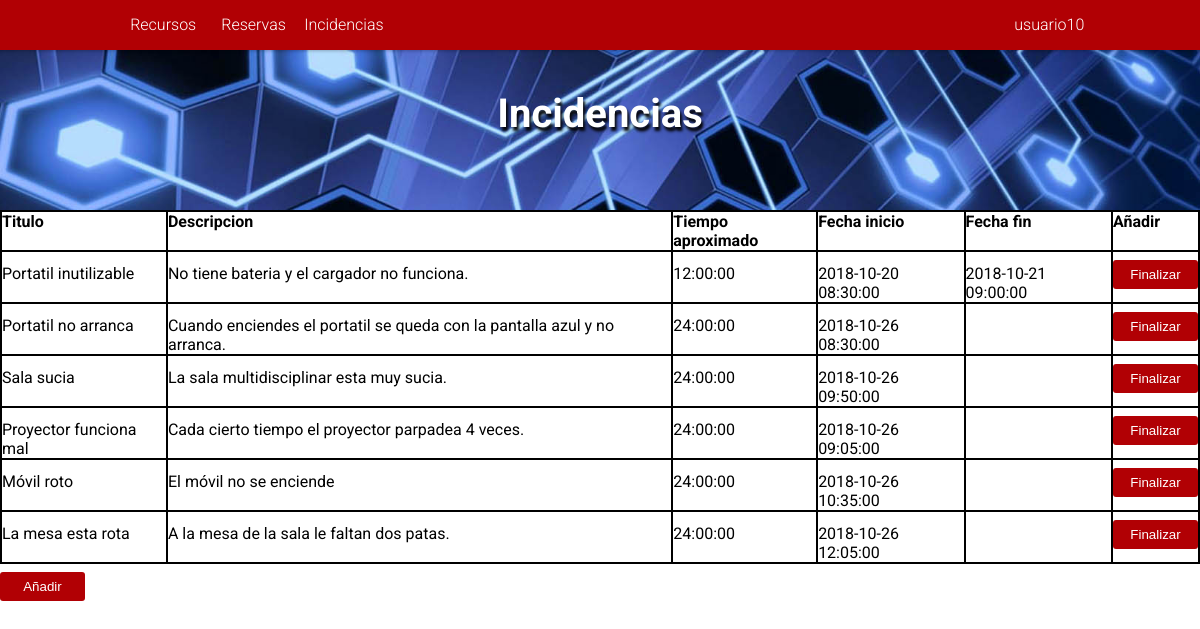
/PaginaWeb/index.php?mostrar=incidencias (signed in), run on an earlier commit of the app's database.
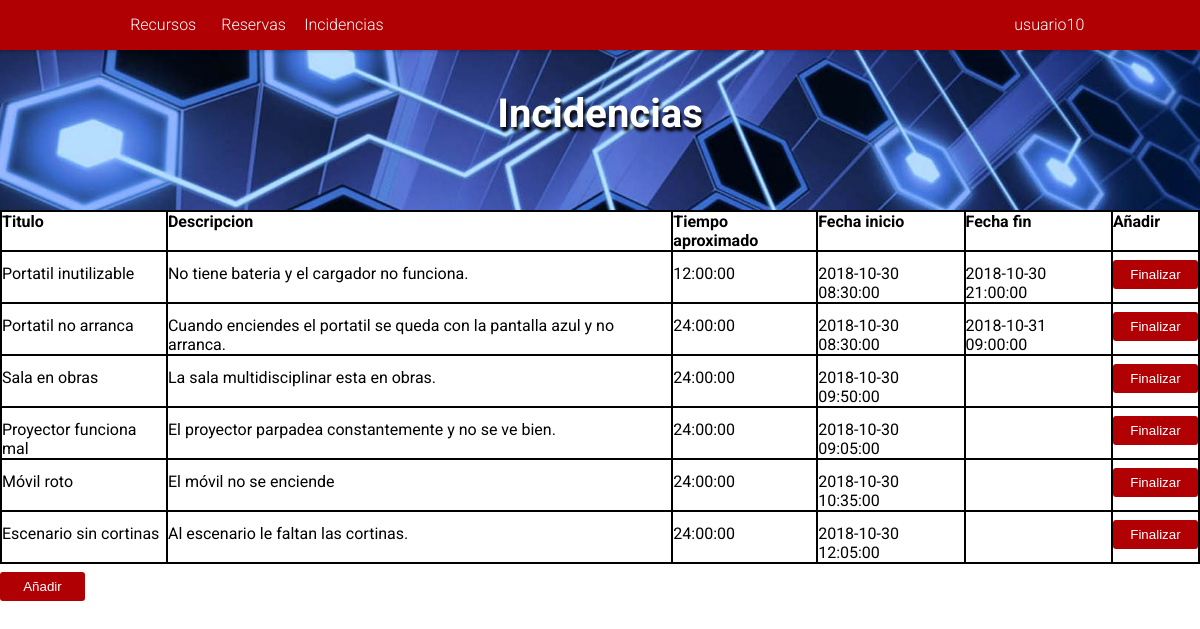
And on a later commit of the database.
### tables this page shows
CREATE TABLE IF NOT EXISTS `tbl_incidencia` (
`id_incidencia` int(11) NOT NULL AUTO_INCREMENT,
`titulo_incidencia` varchar(100) DEFAULT NULL,
`descripcion_incidencia` varchar(100) DEFAULT NULL,
`tiempoEstimado_incidencia` TIME DEFAULT NULL,
`fechaInicio_incidencia` DATETIME DEFAULT CURRENT_TIMESTAMP,
`fechaFinal_incidencia` DATETIME DEFAULT NULL,
`id_reserva` int(11) DEFAULT NULL,
PRIMARY KEY (`id_incidencia`)
);

### PaginaWeb/php/incidencias.php (the view, shortened to what this page needs)
<article>
	<?php
		if (isset($_REQUEST['idUsu'])) {
			$us=$_REQUEST['idUsu'];
			$consulta=mysqli_query($link, "SELECT * FROM `tbl_incidencia` INNER JOIN `tbl_reserva` ON `tbl_reserva`.`id_reserva`=`tbl_incidencia`.`id_reserva` INNER JOIN `tbl_empleado` ON `tbl_empleado`.`id_empleado`=`tbl_reserva`.`id_empleado` WHERE `tbl_reserva`.`id_empleado`='$us' ORDER BY `id_incidencia`");
		}else{
			$consulta=mysqli_query($link, "SELECT * FROM `tbl_incidencia` ORDER BY `id_incidencia`");
		}
		echo "<div class='tabla'>";
			if(mysqli_num_rows($consulta)>0) {
				echo "<div class='fila encabezado'>";
					echo "<div class='columna'>Titulo</div>";
					echo "<div class='columna'>Descripcion</div>";
					echo "<div class='columna'>Tiempo aproximado</div>";
					echo "<div class='columna'>Fecha inicio</div>";
					echo "<div class='columna'>Fecha fin</div>";
					echo "<div class='columna'>Añadir</div>";
				echo "</div>";
				while($array = mysqli_fetch_array($consulta)) {
					$idIncidencia = $array['id_incidencia'];
					$tituloIncidencia = $array['titulo_incidencia'];
					$descripcion = $array['descripcion_incidencia'];
					$tiempoEstimado = $array['tiempoEstimado_incidencia'];
					$fechaInicio = $array['fechaInicio_incidencia'];
					$fechaFin = $array['fechaFinal_incidencia'];
					echo "<div class='fila'>";
						echo "<div class='columna'>$tituloIncidencia</div>";
						echo "<div class='columna'>$descripcion</div>";
						echo "<div class='columna'>$tiempoEstimado</div>";
						echo "<div class='columna'>$fechaInicio</div>";
						echo "<div class='columna'>$fechaFin</div>";
						echo "<div class='columna'><a href='index.php?mostrar=incidencias&idIncidencia=$idIncidencia#mostrarFinalizarIncidencia'><input class='añadir-lista' type='button' value='Finalizar'></a></div>";
					echo "</div>";
				}
			} else {
				echo "Aún no tienes ninguna reserva";
			}
		echo "</div>";
	?>
	<a href="#mostrarAñadirIncidencia"><input class="añadir-lista" type="button" value="Añadir"></a>
</article>

What changed in the data, as far as the page shows it:
changed tbl_incidencia "Portatil inutilizable": fechaInicio_incidencia "2018-10-20 08:30:00" → "2018-10-30 08:30:00"; fechaFinal_incidencia "2018-10-21 09:00:00" → "2018-10-30 21:00:00"
changed tbl_incidencia "Portatil no arranca": fechaInicio_incidencia "2018-10-26 08:30:00" → "2018-10-30 08:30:00"; fechaFinal_incidencia (not shown) → "2018-10-31 09:00:00"
changed tbl_incidencia: titulo_incidencia "Sala sucia" → "Sala en obras"; descripcion_incidencia "La sala multidisciplinar esta muy sucia." → "La sala multidisciplinar esta en obras."; fechaInicio_incidencia "2018-10-26 09:50:00" → "2018-10-30 09:50:00"
changed tbl_incidencia "Proyector funciona mal": descripcion_incidencia "Cada cierto tiempo el proyector parpadea 4 veces." → "El proyector parpadea constantemente y no se ve bien."; fechaInicio_incidencia "2018-10-26 09:05:00" → "2018-10-30 09:05:00"
changed tbl_incidencia "Móvil roto": fechaInicio_incidencia "2018-10-26 10:35:00" → "2018-10-30 10:35:00"
changed tbl_incidencia: titulo_incidencia "La mesa esta rota" → "Escenario sin cortinas"; descripcion_incidencia "A la mesa de la sala le faltan dos patas." → "Al escenario le faltan las cortinas."; fechaInicio_incidencia "2018-10-26 12:05:00" → "2018-10-30 12:05:00"
